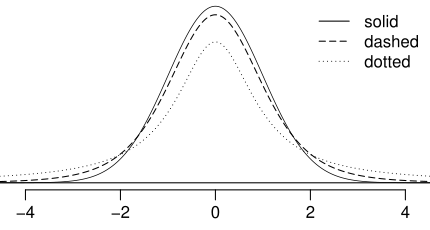

This chart was generated by the following R code:
# plot --------------------------------------------------------------
pdf('t_distribution.pdf', 4.3, 2.3)

par(mar=c(2, 0, 0, 0), mgp=c(5, 0.6, 0))
plot(c(-4.2, 4.2), c(0, dnorm(0)), type='n', axes=FALSE, xlab = "", ylab = "")
axis(1)
abline(h=0)

X <- seq(-5, 5, 0.01)
Y <- dnorm(X)
lines(X, Y, lwd = 0.7)

Y <- dt(X, 1)
lines(X, Y, lty=3)

Z <- dt(X, 5)
lines(X, Z, lty=5)

legend("topright", lty = c(1,5,3), c("solid","dashed","dotted"), inset = 0.01, box.col = "white")

dev.off()
